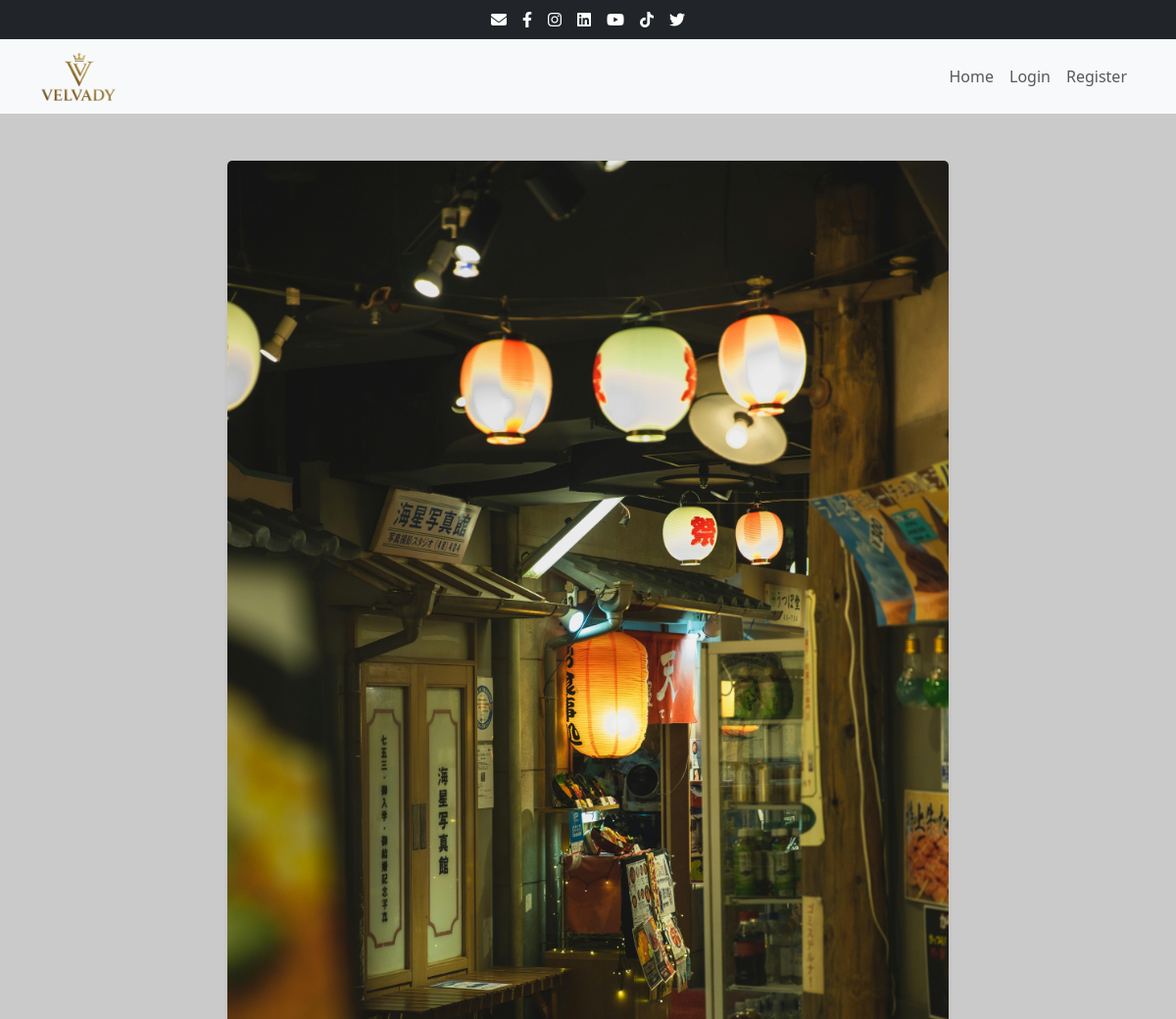
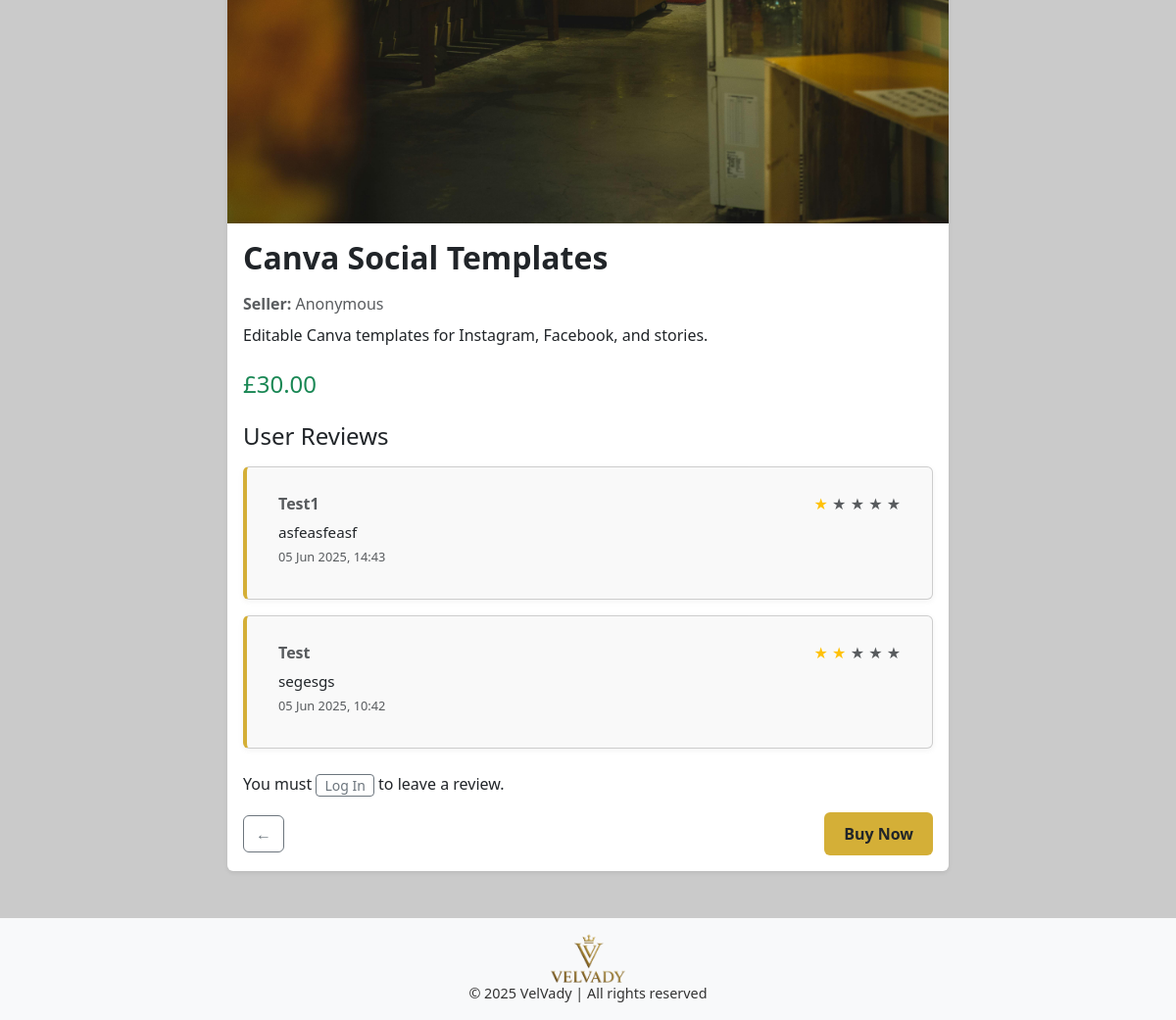
The app's page /products/products/canva-templates/ with its own data (2 pictures, top to bottom).
### products/models.py (models this page shows, shortened)
class Service(models.Model):
    title = models.CharField(max_length=200, unique=True)
    slug = models.SlugField(max_length=200, unique=True, blank=True)
    description = models.TextField()
    price = models.DecimalField(max_digits=6, decimal_places=2)
    image = models.ImageField(upload_to='products/')
    is_active = models.BooleanField(default=True)
    created_at = models.DateTimeField(auto_now_add=True)
    updated_at = models.DateTimeField(auto_now=True)

class Review(models.Model):
    service = models.ForeignKey(Service, on_delete=models.CASCADE, related_name='reviews')
    user = models.ForeignKey(settings.AUTH_USER_MODEL, on_delete=models.CASCADE)
    rating = models.PositiveIntegerField(validators=[MinValueValidator(1), MaxValueValidator(5)])
    comment = models.TextField(blank=True)
    created_at = models.DateTimeField(auto_now_add=True)

### accounts/models.py (models this page shows, shortened)
class CustomUser(AbstractBaseUser, PermissionsMixin):
    email = models.EmailField(unique=True)
    first_name = models.CharField(max_length=50)
    last_name = models.CharField(max_length=50)
    address = models.TextField()
    is_active = models.BooleanField(default=True)
    is_staff = models.BooleanField(default=False)
    date_joined = models.DateTimeField(default=timezone.now)
    objects = CustomUserManager()
    USERNAME_FIELD = "email"
    REQUIRED_FIELDS = ["first_name", "last_name", "address"]

### products/views.py (the view)
# urls.py: path('products/<slug:slug>/', views.service_detail_view, name='service_detail'),
def service_detail_view(request, slug):
    service = get_object_or_404(Service, slug=slug)
    reviews = Review.objects.filter(service=service).order_by('-created_at')
    if request.method == 'POST':
        review_form = ReviewForm(request.POST)
        if review_form.is_valid():
            new_review = review_form.save(commit=False)
            new_review.user = request.user
            new_review.service = service
            new_review.save()
            return redirect('service_detail', slug=slug)
    else:
        review_form = ReviewForm()
    return render(request, 'products/service_detail.html', {
        'service': service,
        'reviews': reviews,
        'review_form': review_form,
        "STRIPE_PUBLIC_KEY": settings.STRIPE_PUBLISHABLE_KEY,
    })

### products/templates/products/service_detail.html (shortened to what this page needs)
{% extends "core/base.html" %}
{% load static %}
{% block content %}
<div class="container my-5">
    <div class="row justify-content-center">
        <div class="col-md-8">
            <div class="card shadow-sm border-0">
                {% if service.image %}
                    <img src="{{ service.image.url }}" class="card-img-top" alt="{{ service.title }}">
                {% else %}
                    <img src="{% static 'core/images/default_service.jpg' %}" class="card-img-top" alt="Default Image">
                {% endif %}
                <div class="card-body">
                    <h2 class="fw-bold mb-3">{{ service.title }}</h2>
                    <p class="text-muted mb-2">
                        <strong>Seller:</strong> {{ service.seller.get_full_name|default:"Anonymous" }}
                    </p>
                    <p class="mb-4">{{ service.description }}</p>
                    <h4 class="text-success mb-4">£{{ service.price }}</h4>
                    <div class="service-detail-page">
                        <div class="mb-4">
                            <h4 class="mb-3">User Reviews</h4>
                            {% if reviews %}
                                {% for review in reviews %}
                                    <div class="card my-3">
                                        <div class="card-body">
                                              <h6 class="card-subtitle mb-2 text-muted d-flex justify-content-between align-items-center">
                                                <strong>
                                                        {% if review.user.first_name %}
                                                            {{ review.user.first_name }}
                                                        {% else %}
                                                            {{ review.user.email }}
                                                        {% endif %}
                                                    </strong>
                                                    <span class="ms-2">
                                                        {% with total_stars=5 %}
                                                            {% for i in "12345"|slice:":total_stars"|make_list %}
                                                                {% if forloop.counter <= review.rating %}
                                                                    <span class="text-warning">★</span>
                                                                {% else %}
                                                                    <span class="text-muted">★</span>
                                                                {% endif %}
                                                            {% endfor %}
                                                        {% endwith %}
                                                    </span>
                                              </h6>
                                            <p class="card-text mb-0">{{ review.comment }}</p>
                                            <small class="text-muted">{{ review.created_at|date:"d M Y, H:i" }}</small>
                                        </div>
                                    </div>
                                {% endfor %}
                            {% else %}
                                <p class="text-muted">No reviews yet for this service.</p>
                            {% endif %}
                        </div>
                        {% if user.is_authenticated %}
                            <div class="mt-4">
                                <h5 class="mb-3">Leave a Review</h5>
                                <form method="POST" class="needs-validation">
                                    {% csrf_token %}
                                    {{ review_form.as_p }}
                                    <div class="d-flex flex-column flex-md-row justify-content-between align-items-center gap-3 mt-4">
                                        <button type="submit" class="btn btn-dark px-4">Submit Review</button>
                                        <a href="{% url 'service_list' %}" class="btn btn-outline-secondary px-4">←</a>
                                        <button type="button" class="btn btn-buy-now w-md-auto buy-now-button" data-service-id="{{ service.id }}">
                                            Buy Now
                                        </button>
                                    </div>
                                </form>
                            </div>
                        {% else %}
                            <p class="mt-3">
                                You must
                                <a href="{% url 'login' %}"
                                class="btn btn-outline-secondary btn-sm px-2 py-0 align-middle"
                                style="vertical-align: baseline;">
                                    Log In
                                </a>
                                to leave a review.
                            </p>
                            <div class="row align-items-center mt-3">
                                <div class="col-12 col-md-6 text-md-start mb-2 mb-md-0">
                                    <a href="{% url 'service_list' %}" class="btn btn-outline-secondary">←</a>
                                </div>
                                <div class="col-12 col-md-6 text-md-end">
                                    <button type="button" class="btn btn-buy-now w-md-auto buy-now-button" data-service-id="{{ service.id }}">
                                        Buy Now
                                    </button>
                                </div>
                            </div>
                        {% endif %}
                    </div>
                </div>
            </div>
        </div>
    </div>
</div>
{% endblock %}

### core/static/core/css/styles.css (style rules this page uses)
* { margin: 0; padding: 0; box-sizing: border-box; }
body { background-color: #cacaca; font-family: 'Segoe UI', Tahoma, Geneva, Verdana, sans-serif; }
.container.my-5 { margin-top: 3rem !important; margin-bottom: 3rem !important; }
.service-detail-page .card { background-color: #f9f9f9; border-left: 4px solid #d4af37; padding: 1rem; margin-bottom: 1rem; box-shadow: 0 2px 6px rgba(0, 0, 0, 0.05); }
.service-detail-page .card h6 { font-size: 1rem; margin-bottom: 0.5rem; color: #494949; }
.service-detail-page .card p.card-text { font-size: 0.95rem; line-height: 1.5; }
.service-detail-page small.text-muted { font-size: 0.8rem; }
.btn-buy-now { background-color: #d4af37; color: #212529; border: none; padding: 10px 20px; font-weight: 600; transition: background-color 0.3s ease; border-radius: 6px; }

### records on screen
Service: title "Canva Social Templates", description "Editable Canva templates for Instagram, Facebook, and stories.", price "30.00"
Review: user.first_name "Test1", rating 1 (drawn), comment "asfeasfeasf", created_at "05 Jun 2025, 14:43"
Review: user.first_name "Test", rating 2 (drawn), comment "segesgs", created_at "05 Jun 2025, 10:42"

### other values on screen
{{ service.seller.get_full_name|default:"Anonymous" }} "Anonymous"
